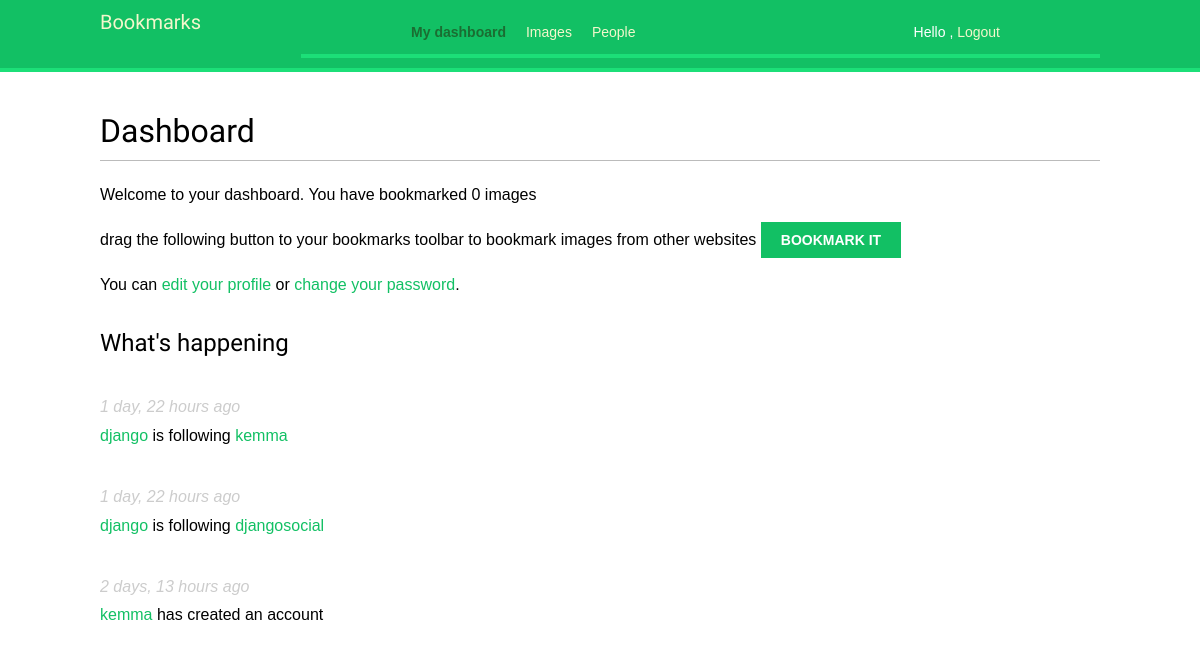
The app's page /account/dashboard/ (signed in) with its own data.
### actions/models.py (models this page shows)
class Action(models.Model):
    user = models.ForeignKey('auth.User',
                             related_name='actions',
                             db_index=True,
                             on_delete=models.CASCADE)
    verb = models.CharField(max_length=255)
    target_ct = models.ForeignKey(ContentType,
                                  blank=True,
                                  null=True,
                                  related_name='target_object',
                                  on_delete=models.CASCADE,
                                  db_index=True)
    target_id = models.PositiveIntegerField(null=True,
                                            blank=True)
    target = GenericForeignKey('target_ct', 'target_id')
    created = models.DateTimeField(auto_now_add=True,
                                   db_index=True)
    class Meta:
        ordering = ('-created',)

### account/views.py (the view)
# urls.py: path('dashboard/', views.dashboard, name='dashboard'),
@login_required
def dashboard(request):
    actions = Action.objects.exclude(user=request.user)
    following_ids = request.user.following.values_list('id',
                                                       flat=True)
    if following_ids:
        actions = actions.filter(user_id__in=following_ids)
    actions = actions.select_related('user', 'user__profile').prefetch_related('target')[:10]
    return render(request,
                  'account/dashboard.html',
                  {'section': 'dashboard',
                   'actions': actions})

### account/templates/account/dashboard.html (shortened to what this page needs)
{% extends 'base.html' %}
{% block content %}
    <h1>Dashboard</h1>
    {% with total_images_created=request.user.images_created.count%}
        <p>Welcome to your dashboard. You have bookmarked
            {{ total_images_created }} image{{ total_images_created|pluralize}}
        </p>
    {% endwith %}
    <p>drag the following button to your bookmarks toolbar to bookmark images from other
    websites
        <a href="javascript:{% include 'bookmarklet_launcher.js' %}" class="button">
           Bookmark it
        </a>
    </p>
    <p>You can <a href="{% url 'edit' %}">edit your profile</a>
        or <a href="{% url 'password_change' %}">change your password</a>.</p>
      <h2>What's happening</h2>
      <div id="action-list">
        {% for action in actions %}
          {% include "actions/action/detail.html" %}
        {% endfor %}
      </div>
{% endblock %}

### actions/templates/actions/action/detail.html (shortened to what this page needs)
    {% with user=action.user profile=action.user.profile %}
        <div class="action">
            <div class="info">
                <p>
                    <span class="date">{{ action.created|timesince }} ago</span>
                    <br />
                    <a href="{{ user.get_absolute_url }}">
                        {{ user.first_name }}
                    </a>
                    {{ action.verb }}
                    {% if action.target %}
                        {% with target=action.target %}
                            <a href="{{ target.get_absolute_url }}">{{ target }}</a>
                        {% endwith %}
                    {% endif %}
                </p>
            </div>
        </div>
    {% endwith %}

### account/static/css/base.css (style rules this page uses)
body { margin:0; padding:0; font-family:helvetica, sans-serif; }
p { line-height: 1.8; }
a { color:#12c064; text-decoration:none; }
h1, h2, h3, h4, h5 , h6 { font-family: 'Muli', sans-serif; font-weight:normal; }
h1 { border-bottom:1px solid #bbb; padding:0 0 10px 0; margin:10px 0 20px 0; }
h2 { margin:30px 0 20px; }
input[type=submit], a.button { font-weight:bold; background:#12c064; color:#fff; padding:10px 20px; font-size:14px; text-transform:uppercase; }
.action { clear:both; overflow:auto; }
.action .date { font-style:italic; color:#ccc; }

### records on screen
Action: created "1 day, 22 hours", user.first_name "django", verb "is following", target "kemma"
Action: created "1 day, 22 hours", user.first_name "django", verb "is following", target "djangosocial"
Action: created "2 days, 13 hours", user.first_name "kemma", verb "has created an account"

### other values on screen
{{ total_images_created }} "0"
